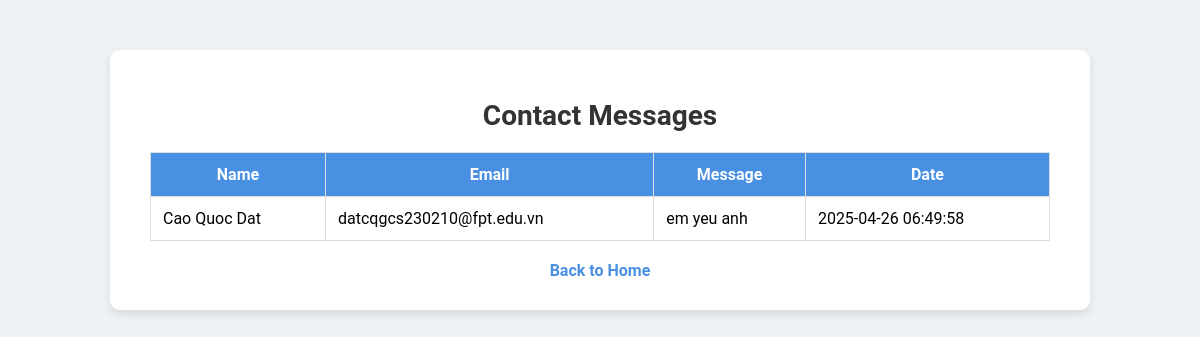
The page /studentqa/admin/messages.php on the database its author committed.
### tables this page shows
CREATE TABLE `contact_messages` (
  `id` int(11) NOT NULL,
  `name` varchar(255) NOT NULL,
  `email` varchar(255) NOT NULL,
  `message` text NOT NULL,
  `created_at` timestamp NOT NULL DEFAULT current_timestamp()
);

### studentqa/admin/messages.php (the view, shortened to what this page needs)
<?php
require_once '../config/db.php';
$messages = $pdo->query("SELECT * FROM contact_messages ORDER BY created_at DESC")->fetchAll();
?>
<!DOCTYPE html>
<html lang="en">
<head>
    <link rel="stylesheet" href="/studentqa/assets/style.css">
</head>
<body>
    <main class="messages-container">
        <h1>Contact Messages</h1>
        <?php if (empty($messages)): ?>
            <p class="no-messages">No messages yet.</p>
        <?php else: ?>
            <table class="messages-table">
                <thead>
                    <tr>
                        <th>Name</th>
                        <th>Email</th>
                        <th>Message</th>
                        <th>Date</th>
                    </tr>
                </thead>
                <tbody>
                    <?php foreach ($messages as $msg): ?>
                        <tr>
                            <td><?= htmlspecialchars($msg['name']) ?></td>
                            <td><?= htmlspecialchars($msg['email']) ?></td>
                            <td><?= nl2br(htmlspecialchars($msg['message'])) ?></td>
                            <td><?= htmlspecialchars($msg['created_at']) ?></td>
                        </tr>
                    <?php endforeach; ?>
                </tbody>
            </table>
        <?php endif; ?>
        <a href="../index.php" class="home-link">Back to Home</a>
    </main>
</body>
</html>

### studentqa/assets/style.css (style rules this page uses)
body { margin: 0; padding: 0; font-family: 'Roboto', Arial, sans-serif; background-color: #eef2f5; }
h1, h2, h3 { color: #333; }
a { color: #4a90e2; text-decoration: none; }
.messages-container { max-width: 900px; margin: 50px auto; background-color: #ffffff; padding: 30px 40px; box-shadow: 0 4px 10px rgba(0, 0, 0, 0.1); border-radius: 10px; }
.messages-container h1 { text-align: center; color: #333; margin-bottom: 20px; font-size: 28px; font-weight: bold; }
.messages-table { width: 100%; border-collapse: collapse; margin-top: 20px; }
.messages-table th, .messages-table td { border: 1px solid #ddd; padding: 12px; text-align: left; vertical-align: top; }
.messages-table th { background-color: #4a90e2; color: white; font-weight: bold; text-align: center; }
.messages-table td { word-wrap: break-word; max-width: 300px; }
.messages-container .home-link { display: block; text-align: center; margin-top: 20px; text-decoration: none; color: #4a90e2; font-weight: bold; }

### rows shown on the page
contact_messages: name "Cao Quoc Dat", email "datcqgcs230210@fpt.edu.vn", message "em yeu anh", created_at "2025-04-26 06:49:58"
